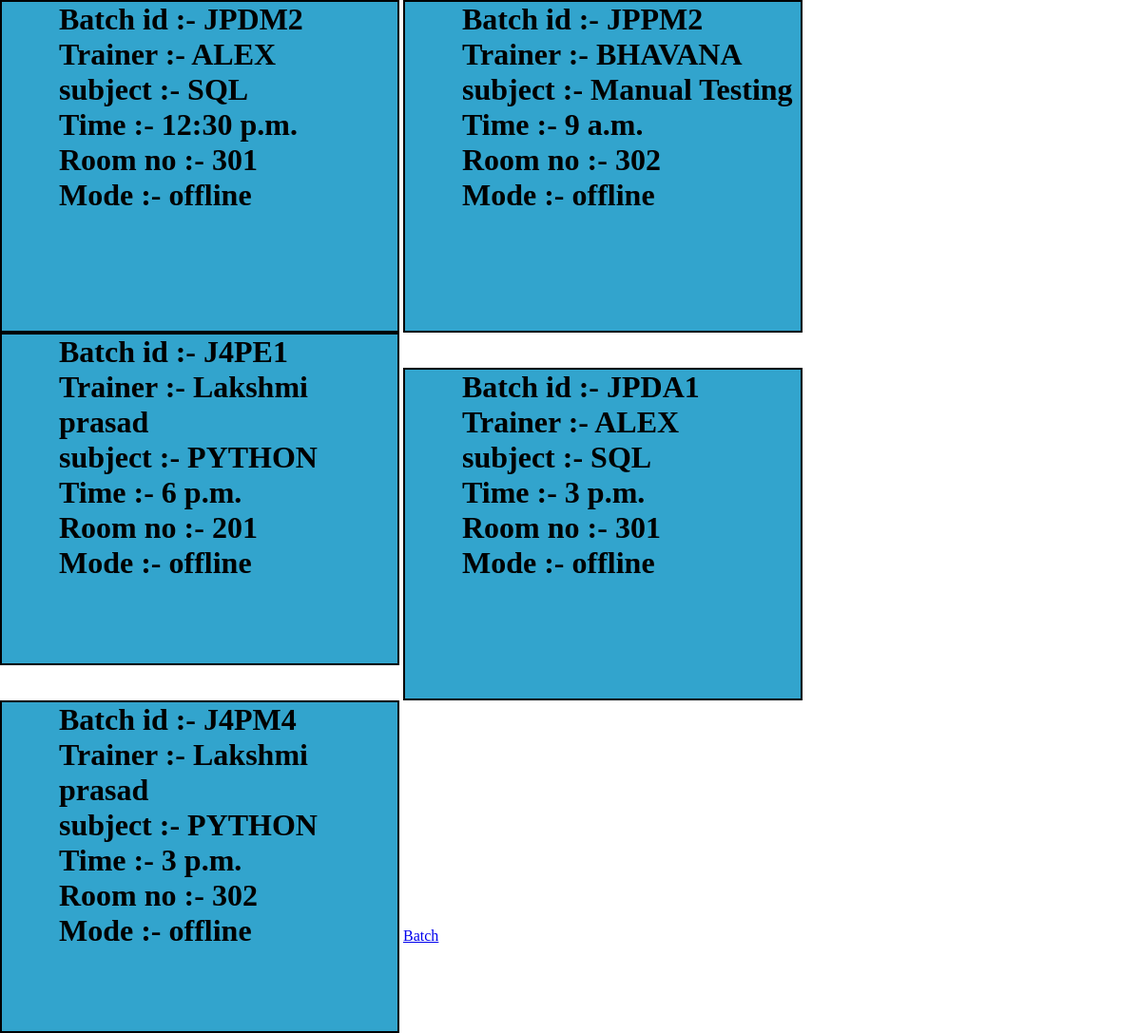
The app's page /batch/bdisplay/ (signed in) with its own data.
### Batch/models.py (models this page shows, shortened)
class BatchDB(models.Model):
    bid=models.CharField(max_length=20,primary_key=True)
    Trainer=models.ForeignKey(Trainer,on_delete=models.CASCADE)
    subject=models.ForeignKey(Subject,on_delete=models.CASCADE)
    Time=models.TimeField()
    a=[['201','201'],['301','301'],['302','302'],['501','501'],['502','502'],['webonline','webonline']]
    room_no=models.CharField(max_length=10,choices=a)
    b=[['Online','online'],['offline','offline']]
    mode=models.CharField(max_length=10,choices=b)

class Trainer(models.Model):
    tid=models.CharField(max_length=10,primary_key=True,validators=[Minchar])
    name=models.CharField(max_length=40,validators=[Minchar,MaxLengthValidator(20)])
    salary=models.PositiveIntegerField()
    work_exp=models.PositiveIntegerField()
    Date_of_join=models.DateField()
    photo=models.ImageField(upload_to='timages')
    subject=models.ManyToManyField(Subject)
    def __str__(self):
        return self.name

class Subject(models.Model):
    sid=models.CharField(max_length=15,primary_key=True)
    subject=models.CharField(max_length=30)
    def __str__(self):
        return self.subject

### Batch/views.py (the view)
# urls.py: path('bdisplay/',views.BatchDisplay,name='bdisplay'),
@login_required(login_url='/staff/login/')
def BatchDisplay(request):
    data=BatchDB.objects.all()
    return render(request,'batchdis.html',{'data':data})

### Batch/templates/batchdis.html (shortened to what this page needs)
<!DOCTYPE html>
<html lang="en">
<head>
</head>
<body>
    {% for i in data %}
    <div>
        <h1>Batch id :- {{i.bid}} </h1>
        <h1>Trainer :- {{i.Trainer}}</h1>
        <h1>subject :- {{i.subject}}</h1>
        <h1>Time :- {{i.Time}}</h1>
        <h1>Room no :- {{i.room_no}}</h1>
        <h1>Mode :- {{i.mode}}</h1>
    </div>
    {% endfor %}
    <a href="{% url 'batchvw' %}"> Batch</a>
</body>
</html>

### Batch/templates/batchdis.html (style rules this page uses)
* { box-sizing: border-box; margin: 0px; padding: 0px; }
div { display:inline-block; border: 2px solid ; width:35%; height:350px; padding-left: 60px; background-color: rgb(50, 164, 205); }

### records on screen
BatchDB: bid "JPDM2", Trainer "ALEX", subject "SQL", Time "12:30 p.m.", room_no "301", mode "offline"
BatchDB: bid "JPPM2", Trainer "BHAVANA", subject "Manual Testing", Time "9 a.m.", room_no "302", mode "offline"
BatchDB: bid "J4PE1", Trainer "Lakshmi prasad", subject "PYTHON", Time "6 p.m.", room_no "201", mode "offline"
BatchDB: bid "JPDA1", Trainer "ALEX", subject "SQL", Time "3 p.m.", room_no "301", mode "offline"
BatchDB: bid "J4PM4", Trainer "Lakshmi prasad", subject "PYTHON", Time "3 p.m.", room_no "302", mode "offline"
